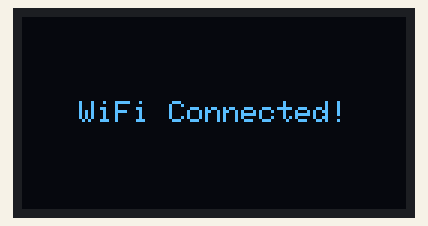
Simulated run of this sketch. Board: ESP32-C3. On the bench: 128×64 one-colour display. The OLED is the two-colour kind (top 16 rows yellow); WiFi joins after 1.5 s; servers stay silent unless stated; the local clock reads 2024-03-15 10:24:30 at power-on unless the sketch sets it.

Above: at 1.7 s.
At 6.3 s:
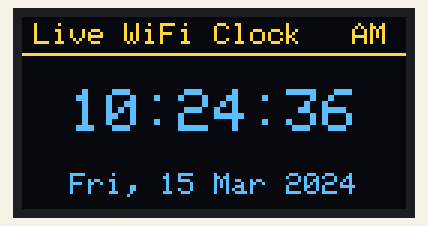
At 10.3 s:
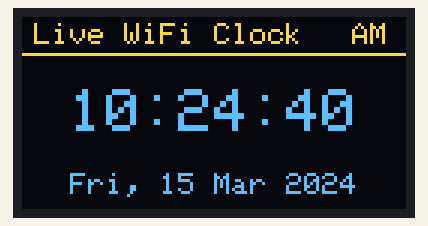
At 18.3 s:
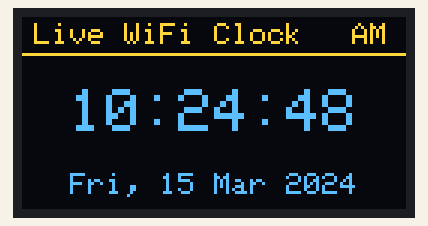
At 27.3 s:
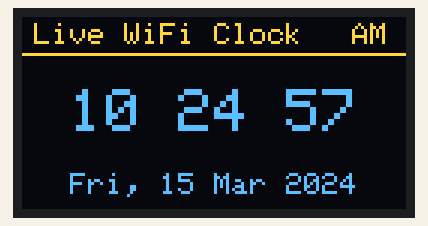
At 37.3 s:
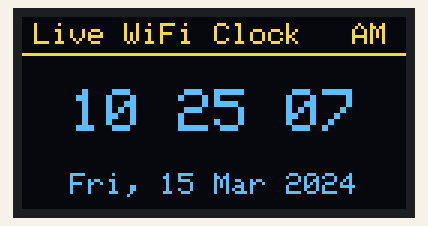

The sketch:

7_segment_wifi_clock_esp32.ino
```cpp
// (licence header left out)
#include <WiFi.h>
#include <Wire.h>
#include <Adafruit_GFX.h>
#include <Adafruit_SSD1306.h>
#include "time.h"

// --- Configuration ---
const char* ssid     = "YOUR_WIFI_SSID";
const char* password = "YOUR_WIFI_PASSWORD";

// Native POSIX timezone string for India Standard Time (IST = GMT+5:30)
const char* timezoneIST = "IST-5:30";
const char* ntpServer   = "in.pool.ntp.org";

// ESP32-C3 SuperMini Dedicated Pins
#define I2C_SDA 8
#define I2C_SCL 9

#define SCREEN_WIDTH 128
#define SCREEN_HEIGHT 64
#define OLED_RESET    -1
#define SCREEN_ADDRESS 0x3C

Adafruit_SSD1306 display(SCREEN_WIDTH, SCREEN_HEIGHT, &Wire, OLED_RESET);

const char* dayNames[] = {"Sun", "Mon", "Tue", "Wed", "Thu", "Fri", "Sat"};
const char* monthNames[] = {"Jan", "Feb", "Mar", "Apr", "May", "Jun", "Jul", "Aug", "Sep", "Oct", "Nov", "Dec"};

// Global variables for single-digit rolling tracking
int lastSecTens = 0, currentSecTens = 0;
int lastSecOnes = 0, currentSecOnes = 0;
int lastMinTens = 0, currentMinTens = 0;
int lastMinOnes = 0, currentMinOnes = 0;
int lastHourTens = 0, currentHourTens = 0;
int lastHourOnes = 0, currentHourOnes = 0;

unsigned long animStartSecTens = 0, animStartSecOnes = 0;
unsigned long animStartMinTens = 0, animStartMinOnes = 0;
unsigned long animStartHourTens = 0, animStartHourOnes = 0;

const unsigned long normalAnimDuration = 180;
unsigned long currentAnimDuration = 350;     // Rapid boot-up roll speed

bool isAnimatingSecTens = false, isAnimatingSecOnes = false;
bool isAnimatingMinTens = false, isAnimatingMinOnes = false;
bool isAnimatingHourTens = false, isAnimatingHourOnes = false;

bool initialRollTriggered = false;

// Helper function to auto-center single-scale font strings
void drawCenteredString(String text, int y) {
  int16_t x1, y1;
  uint16_t w, h;
  display.getTextBounds(text, 0, y, &x1, &y1, &w, &h);
  display.setCursor((SCREEN_WIDTH - w) / 2, y);
  display.print(text);
}

void setup() {
  Serial.begin(115200);
  Wire.begin(I2C_SDA, I2C_SCL);

  if(!display.begin(SSD1306_SWITCHCAPVCC, SCREEN_ADDRESS)) {
    for(;;); // Halt if display allocation fails
  }

  display.setTextColor(SSD1306_WHITE);
  display.setTextSize(1);

  // 1. Boot Frame: Screen Brand (Zero delays)
  display.clearDisplay();
  drawCenteredString("Live WiFi Clock", 28);
  display.display();

  // 2. Boot Frame: Network Handshake Configuration
  display.clearDisplay();
  drawCenteredString("Connecting to WiFi...", 28);
  display.display();

  WiFi.begin(ssid, password);
  int attempts = 0;
  while (WiFi.status() != WL_CONNECTED && attempts < 40) {
    delay(100); // Fast hardware poll interval for stability
    attempts++;
  }

  // 3. Boot Frame: Sync internal clock environment with IST
  display.clearDisplay();
  if (WiFi.status() == WL_CONNECTED) {
    configTzTime(timezoneIST, ntpServer); // Register explicit Indian time rule

    struct tm timeinfo;
    int timeout = 0;
    while(!getLocalTime(&timeinfo) && timeout < 20) {
      delay(50);
      timeout++;
    }
    drawCenteredString("WiFi Connected!", 28);
  } else {
    drawCenteredString("Connection Failed", 28);
  }
  display.display();
  // All artificial delay buffers completely removed—jumps straight to clock interface
}

// Drops a single digit character smoothly UP the screen
void drawRollingSingleDigit(char current, char next, int x, int baseY, float progress) {
  int fontHeight = 16; // Height of text size 2 in pixels
  int yOffset = progress * fontHeight;

  // Slide old number UP and away out of sight
  display.setCursor(x, baseY - yOffset);
  display.print(current);

  // Pull incoming number UP into alignment from the bottom line
  display.setCursor(x, (baseY + fontHeight) - yOffset);
  display.print(next);
}

void drawClock() {
  struct tm timeinfo;
  if (!getLocalTime(&timeinfo)) return;

  int hours     = timeinfo.tm_hour;
  int minutes   = timeinfo.tm_min;
  int seconds   = timeinfo.tm_sec;

  // 12-Hour conversion engine
  bool isPM = (hours >= 12);
  int hours12 = hours % 12;
  if (hours12 == 0) hours12 = 12;

  // Segment individual integers for individual tracking
  int hourTens = hours12 / 10;
  int hourOnes = hours12 % 10;
  int minTens  = minutes / 10;
  int minOnes  = minutes % 10;
  int secTens  = seconds / 10;
  int secOnes  = seconds % 10;

  // --- Initial Fast Boot-Up Roll Animation ---
  if (!initialRollTriggered) {
    lastHourTens = 0; lastHourOnes = 0;
    lastMinTens  = 0; lastMinOnes  = 0;
    lastSecTens  = 0; lastSecOnes  = 0;

    currentHourTens = hourTens; currentHourOnes = hourOnes;
    currentMinTens  = minTens;  currentMinOnes  = minOnes;
    currentSecTens  = secTens;  currentSecOnes  = secOnes;

    unsigned long now = millis();
    animStartHourTens = now; animStartHourOnes = now;
    animStartMinTens  = now; animStartMinOnes  = now;
    animStartSecTens  = now; animStartSecOnes  = now;

    isAnimatingHourTens = (hourTens != 0); isAnimatingHourOnes = (hourOnes != 0);
    isAnimatingMinTens  = (minTens != 0);  isAnimatingMinOnes  = (minOnes != 0);
    isAnimatingSecTens  = (secTens != 0);  isAnimatingSecOnes  = (secOnes != 0);

    initialRollTriggered = true;
  }

  // --- Clock Matrix Pacing Controller ---
  if (initialRollTriggered && currentAnimDuration != normalAnimDuration) {
    if (!isAnimatingHourTens && !isAnimatingHourOnes && !isAnimatingMinTens &&
        !isAnimatingMinOnes && !isAnimatingSecTens && !isAnimatingSecOnes) {
      currentAnimDuration = normalAnimDuration;
    }
  }

  if (currentAnimDuration == normalAnimDuration) {
    if (secOnes != currentSecOnes) { lastSecOnes = currentSecOnes; currentSecOnes = secOnes; animStartSecOnes = millis(); isAnimatingSecOnes = true; }
    if (secTens != currentSecTens) { lastSecTens = currentSecTens; currentSecTens = secTens; animStartSecTens = millis(); isAnimatingSecTens = true; }
    if (minOnes != currentMinOnes) { lastMinOnes = currentMinOnes; currentMinOnes = minOnes; animStartMinOnes = millis(); isAnimatingMinOnes = true; }
    if (minTens != currentMinTens) { lastMinTens = currentMinTens; currentMinTens = minTens; animStartMinTens = millis(); isAnimatingMinTens = true; }
    if (hourOnes != currentHourOnes) { lastHourOnes = currentHourOnes; currentHourOnes = hourOnes; animStartHourOnes = millis(); isAnimatingHourOnes = true; }
    if (hourTens != currentHourTens) { lastHourTens = currentHourTens; currentHourTens = hourTens; animStartHourTens = millis(); isAnimatingHourTens = true; }
  }

  // Linear progression mapper
  auto getProgress = [](unsigned long start, bool &animFlag, unsigned long duration) {
    if (!animFlag) return 1.0f;
    unsigned long elapsed = millis() - start;
    if (elapsed < duration) return (float)elapsed / duration;
    animFlag = false;
    return 1.0f;
  };

  float pHT = getProgress(animStartHourTens, isAnimatingHourTens, currentAnimDuration);
  float pHO = getProgress(animStartHourOnes, isAnimatingHourOnes, currentAnimDuration);
  float pMT = getProgress(animStartMinTens, isAnimatingMinTens, currentAnimDuration);
  float pMO = getProgress(animStartMinOnes, isAnimatingMinOnes, currentAnimDuration);
  float pST = getProgress(animStartSecTens, isAnimatingSecTens, currentAnimDuration);
  float pSO = getProgress(animStartSecOnes, isAnimatingSecOnes, currentAnimDuration);

  display.clearDisplay();

  // --- 1. TOP BAR LAYOUT ---
  display.setFont();
  display.setTextSize(1);
  display.setCursor(4, 2);
  display.print("Live WiFi Clock");

  display.setCursor(110, 2);
  display.print(isPM ? "PM" : "AM");
  display.drawFastHLine(0, 12, 128, SSD1306_WHITE);

  // --- 2. MAIN SYMMETRICAL RUNTIME CLOCK (Size 2) ---
  display.setTextSize(2);
  int centerY = 24;

  // Hardcoded pixel intervals prevent digit shift when values alter widths
  int hTx = 16, hOx = 28, mTx = 52, mOx = 64, sTx = 88, sOx = 100;

  // Hours
  if (isAnimatingHourTens) drawRollingSingleDigit(String(lastHourTens)[0], String(currentHourTens)[0], hTx, centerY, pHT);
  else { display.setCursor(hTx, centerY); display.print(currentHourTens); }

  if (isAnimatingHourOnes) drawRollingSingleDigit(String(lastHourOnes)[0], String(currentHourOnes)[0], hOx, centerY, pHO);
  else { display.setCursor(hOx, centerY); display.print(currentHourOnes); }

  // Minutes
  if (isAnimatingMinTens) drawRollingSingleDigit(String(lastMinTens)[0], String(currentMinTens)[0], mTx, centerY, pMT);
  else { display.setCursor(mTx, centerY); display.print(currentMinTens); }

  if (isAnimatingMinOnes) drawRollingSingleDigit(String(lastMinOnes)[0], String(currentMinOnes)[0], mOx, centerY, pMO);
  else { display.setCursor(mOx, centerY); display.print(currentMinOnes); }

  // Seconds
  if (isAnimatingSecTens) drawRollingSingleDigit(String(lastSecTens)[0], String(currentSecTens)[0], sTx, centerY, pST);
  else { display.setCursor(sTx, centerY); display.print(currentSecTens); }

  if (isAnimatingSecOnes) drawRollingSingleDigit(String(lastSecOnes)[0], String(currentSecOnes)[0], sOx, centerY, pSO);
  else { display.setCursor(sOx, centerY); display.print(currentSecOnes); }

  // --- 3. DUAL ALIGNED RECTANGULAR COLONS ---
  if (seconds % 2 == 0 || !initialRollTriggered || currentAnimDuration != normalAnimDuration) {
    display.fillRect(44, 26, 2, 2, SSD1306_WHITE); display.fillRect(44, 34, 2, 2, SSD1306_WHITE);
    display.fillRect(80, 26, 2, 2, SSD1306_WHITE); display.fillRect(80, 34, 2, 2, SSD1306_WHITE);
  }

  // --- 4. FOOTER AUTOMATIC CENTERING ---
  display.setFont();
  display.setTextSize(1);
  String dateStr = String(dayNames[timeinfo.tm_wday]) + ", " + String(timeinfo.tm_mday) + " " + String(monthNames[timeinfo.tm_mon]) + " " + String(timeinfo.tm_year + 1900);
  drawCenteredString(dateStr, 52);

  display.display();
}

void loop() {
  drawClock();
  delay(10); // High-speed execution frequency for crisp movement tracking
}
```

Measured:
- what the display in image 1 shows lasts 0.9 s, from 6.2 s to 7.1 s
